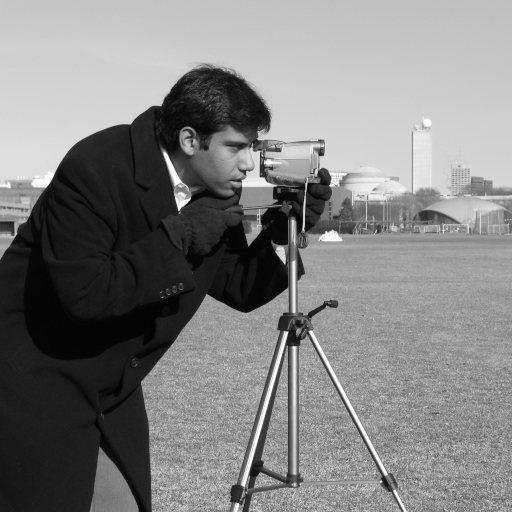
#> input picture skimage.data.camera(), 512 x 512 px
$ jupyter execute Praktikum_SubCPMK4_Perbaikan_Citra_mahasiswa.ipynb
#> lines starting #> are read from the running program, lines starting #| are printed output that depends on the picture
# Praktikum Pengolahan Citra Digital: Sub-CPMK 4
## Perbaikan Tampilan Citra dengan Transformasi Intensitas dan Histogram

Setelah praktikum ini, mahasiswa dapat mengenali masalah kecerahan atau kontras, mencoba gamma, histogram equalization, dan CLAHE, lalu memilih hasil berdasarkan bagian gambar yang ingin diperjelas.

**Pola kerja:** prediksi, jalankan, amati, lalu jelaskan.

## Aturan latihan

Latihan wajib mengulang langkah yang sudah didemonstrasikan. Mahasiswa hanya mengubah parameter yang ditandai. Penggunaan foto lain tersedia setelah latihan wajib selesai.

[cell 1]
from pathlib import Path
import cv2
import numpy as np
import matplotlib.pyplot as plt
from skimage import data

plt.rcParams["figure.dpi"] = 110
plt.rcParams["axes.titlesize"] = 11
print("OpenCV:", cv2.__version__)

[cell 2]
ASSET_DIR = Path("assets/subcpmk4")

def gamma_correction(image, gamma):
    normalized = image.astype(np.float32) / 255.0
    result = 255 * np.power(normalized, gamma)
    return np.clip(result, 0, 255).astype(np.uint8)

def pencahayaan_tidak_merata(image, kiri=0.30, kanan=1.08):
    h, w = image.shape
    gradient = np.tile(np.linspace(kiri, kanan, w, dtype=np.float32), (h, 1))
    return np.clip(image.astype(np.float32) * gradient, 0, 255).astype(np.uint8)

demo_path = ASSET_DIR / "demo_cahaya_tidak_merata.png"
latihan_path = ASSET_DIR / "latihan_cahaya_tidak_merata.png"

if demo_path.exists() and latihan_path.exists():
    demo = cv2.imread(str(demo_path), cv2.IMREAD_GRAYSCALE)
    latihan = cv2.imread(str(latihan_path), cv2.IMREAD_GRAYSCALE)
else:
    demo = pencahayaan_tidak_merata(data.camera().astype(np.uint8))
#> in pencahayaan_tidak_merata, `h, w = image.shape`: h = 512
    latihan = pencahayaan_tidak_merata(data.coins().astype(np.uint8), 0.35, 1.05)
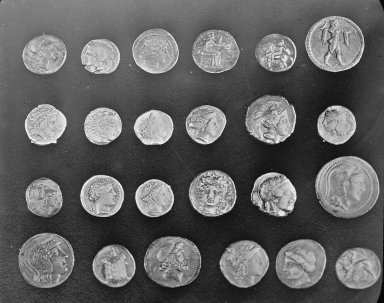
#> input picture skimage.data.coins(), 384 x 303 px

print("Demo:", demo.shape, demo.dtype)
#| Demo: (512, 512) uint8
print("Latihan:", latihan.shape, latihan.dtype)
#| Latihan: (303, 384) uint8

[cell 3]
def tampilkan(image, judul="Citra", ax=None):
    if ax is None:
        _, ax = plt.subplots(figsize=(5, 4))
    ax.imshow(image, cmap="gray", vmin=0, vmax=255)
    ax.set_title(judul)
    ax.axis("off")

def tampilkan_dengan_histogram(image, judul="Citra"):
#> called with judul = 'Citra demo'
    fig, ax = plt.subplots(1, 2, figsize=(10, 3.8))
    tampilkan(image, judul, ax[0])
    ax[1].hist(image.ravel(), 256, [0, 256], color="#153A70")
    ax[1].set_title("Histogram")
    ax[1].set_xlim(0, 255)
    ax[1].set_xlabel("Intensitas")
    ax[1].set_ylabel("Jumlah piksel")
    plt.tight_layout()
    plt.show()
#> figure, not shown here; panel 2: tallest bar 7206 high, from x = 10 to 11

def bandingkan(images, titles, figsize=(15, 4)):
    fig, axes = plt.subplots(1, len(images), figsize=figsize)
    for ax, image, title in zip(axes, images, titles):
        tampilkan(image, title, ax)
    plt.tight_layout()
    plt.show()

## 1. Diagnosis citra sebelum pengolahan

Perhatikan gambar dan histogram. Tentukan wilayah yang ingin diperjelas. Histogram menunjukkan distribusi intensitas, tetapi tidak menunjukkan posisi piksel.

[cell 4]
tampilkan_dengan_histogram(demo, "Citra demo")

**Prediksi sebelum lanjut:** jika semua piksel dibuat lebih terang, apa yang mungkin terjadi pada bagian yang sudah terang?

Jawaban yang diharapkan: nilai dapat mencapai 255 dan kehilangan perbedaan karena clipping.

[cell 5]
contoh = np.array([230, 250], dtype=np.int16)
setelah_tambah = np.clip(contoh + 40, 0, 255)
setelah_digelapkan = np.clip(setelah_tambah - 40, 0, 255)
print("Awal             :", contoh)
print("Tambah 40        :", setelah_tambah)
print("Kemudian kurangi :", setelah_digelapkan)

## 2. Transformasi intensitas singkat

Setiap piksel input `r` dipetakan menjadi output `s`. Negatif membalik terang dan gelap. Transformasi log menonjolkan perbedaan pada intensitas rendah. Keduanya menjadi pengantar sebelum eksperimen gamma.

[cell 6]
negatif = 255 - demo
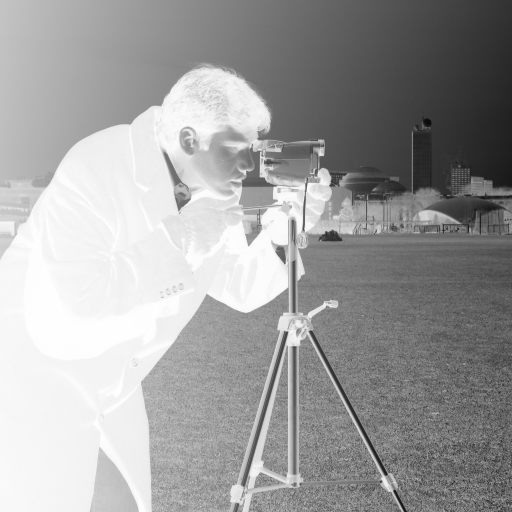
#> negatif: shape (512, 512); min 12, max 255, mean 158.8
c = 255 / np.log1p(255)
log_result = np.clip(c * np.log1p(demo.astype(np.float32)), 0, 255).astype(np.uint8)
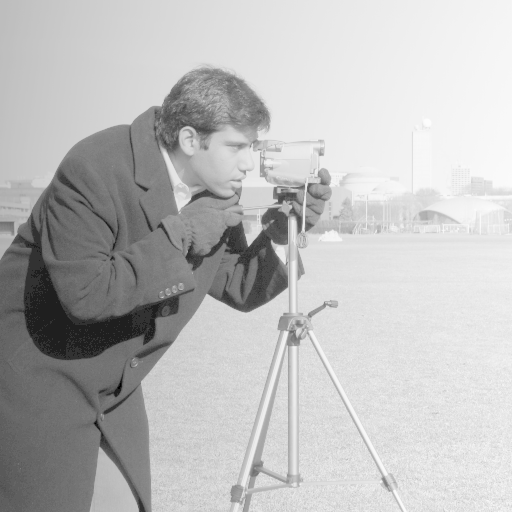
#> log_result: shape (512, 512); min 0, max 252, mean 188.4
bandingkan([demo, negatif, log_result], ["Asli", "Negatif", "Log"], figsize=(12, 4))
#> the loop in bandingkan, `for ax, image, title in zip(axes, images, titles):` made 3 passes
#> title on passes 1 to 3: 'Asli', 'Negatif', 'Log'

## 3. Gamma correction

Notebook ini memakai rumus `s = 255 × (r/255)^gamma`. Gamma di bawah 1 mencerahkan nilai tengah, gamma 1 mempertahankan citra, dan gamma di atas 1 menggelapkan.

**Prediksi dahulu:** dari gamma 0,5; 1; dan 2, mana yang paling mungkin memperjelas citra gelap?

[cell 7]
gamma_values = [0.5, 0.75, 1.0, 2.0]
gamma_images = [gamma_correction(demo, g) for g in gamma_values]
#> call 4 of gamma_correction, with gamma = 2
#> in gamma_correction (call 4), `result = 255 * np.power(normalized, gamma)`:
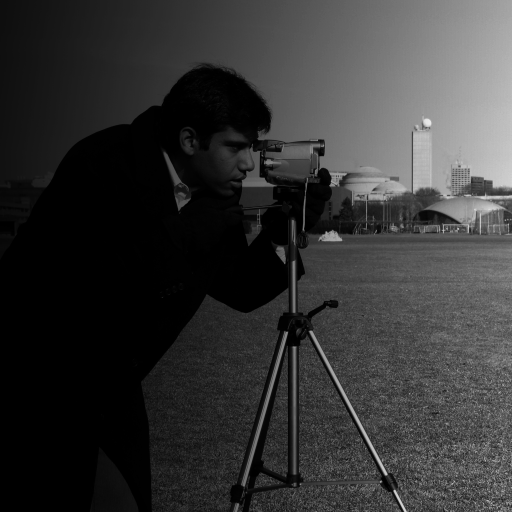
#> result: shape (512, 512) float32; min 0, max 231.6, mean 52.9
#> gamma_images = 4 items
bandingkan(gamma_images, [f"Gamma {g}" for g in gamma_values], figsize=(15, 4))
#> the loop in bandingkan (call 2), `for ax, image, title in zip(axes, images, titles):` made 4 passes
#> title on passes 1 to 4: 'Gamma 0.5', 'Gamma 0.75', 'Gamma 1.0', 'Gamma 2.0'

## 4. Histogram equalization global

Equalization global membentuk pemetaan dari histogram kumulatif seluruh citra. Metode ini dapat memperlebar rentang intensitas, tetapi satu pemetaan berlaku untuk seluruh lokasi.

[cell 8]
equalized_demo = cv2.equalizeHist(demo)
tampilkan_dengan_histogram(equalized_demo, "Equalization global")
#> call 2 of tampilkan_dengan_histogram, with judul = 'Equalization global'
#> in tampilkan_dengan_histogram (call 2), `plt.show()`:
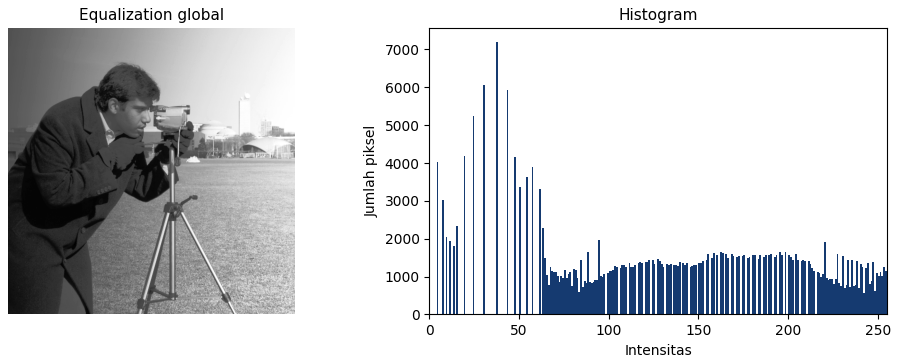
#> figure drawn by matplotlib, 2 panels; panel 2: tallest bar 7206 high, from x = 37 to 38

## 5. CLAHE

CLAHE bekerja pada pembagian wilayah citra dan membatasi penguatan kontras. `tileGridSize=(8, 8)` berarti citra dibagi menjadi delapan bagian pada setiap arah. Pada latihan utama, grid tetap dan hanya `clipLimit` yang diubah.

[cell 9]
clahe_results = []
clip_values = [1.0, 2.0, 4.0]
for clip in clip_values:
    operator = cv2.createCLAHE(clipLimit=clip, tileGridSize=(8, 8))
    clahe_results.append(operator.apply(demo))
#> after the loop, clahe_results = 3 items
bandingkan(clahe_results, [f"clipLimit {v}" for v in clip_values], figsize=(13, 4))
#> call 3 of bandingkan, with figsize = (13, 4)
#> the loop in bandingkan (call 3), `for ax, image, title in zip(axes, images, titles):` made 3 passes
#> title on passes 1 to 3: 'clipLimit 1.0', 'clipLimit 2.0', 'clipLimit 4.0'
#> in bandingkan (call 3), `plt.show()`:
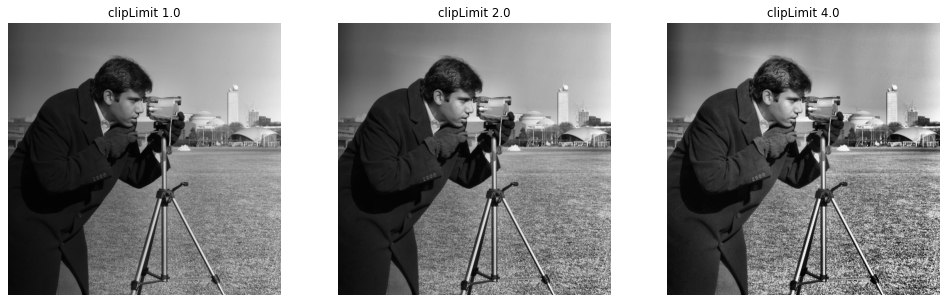
#> figure drawn by matplotlib, 3 panels

## 6. Perbandingan metode

Semua hasil berikut berasal dari citra input yang sama. Periksa area gelap, detail di area terang, dan derau yang ikut terlihat.

[cell 10]
# Tiga metode yang akan dibandingkan. Semua dihitung dari citra demo yang sama.
hasil_gamma = gamma_correction(demo, gamma=0.65)
hasil_equalization = cv2.equalizeHist(demo)

objek_clahe = cv2.createCLAHE(clipLimit=2.0, tileGridSize=(8, 8))
hasil_clahe = objek_clahe.apply(demo)
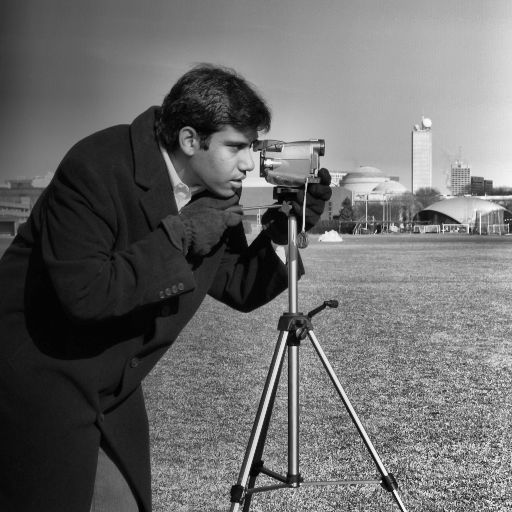
#> hasil_clahe: shape (512, 512); min 1, max 250, mean 106.2

bandingkan(
    [demo, hasil_gamma, hasil_equalization, hasil_clahe],
    ["Asli", "Gamma 0,65", "Equalization global", "CLAHE"],
    figsize=(16, 4)
)

## 7. Latihan wajib: ulangi demonstrasi

Gunakan citra `latihan`. Urutan dan kode sama dengan demonstrasi. Mahasiswa hanya memilih gamma dan `clipLimit` dari nilai yang tersedia.

[cell 11]
# LATIHAN WAJIB
# Ikuti langkah yang sama seperti demonstrasi. Ubah hanya nilai yang ditandai.

# 1. Coba tiga gamma yang sudah disediakan.
gamma_dicoba = [0.50, 0.70, 1.00]
hasil_gamma_latihan = [gamma_correction(latihan, g) for g in gamma_dicoba]
#> in gamma_correction (call 7), `result = 255 * np.power(normalized, gamma)`:
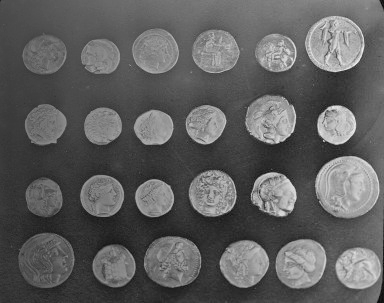
#> result: shape (303, 384) float32; min 5.27, max 241.5, mean 95.4
#> hasil_gamma_latihan = 3 items
bandingkan(
    [latihan] + hasil_gamma_latihan,
    ["Asli"] + [f"Gamma {g}" for g in gamma_dicoba],
    figsize=(15, 4)
)

# 2. Pilih satu gamma dari daftar di atas.
# TODO mahasiswa: ganti angka berikut dengan pilihanmu: 0.50, 0.70, atau 1.00.
gamma_pilihan = 0.70
hasil_gamma_pilihan = gamma_correction(latihan, gamma_pilihan)

# 3. Ulangi equalization global dan CLAHE seperti pada demonstrasi.
hasil_equalization_latihan = cv2.equalizeHist(latihan)
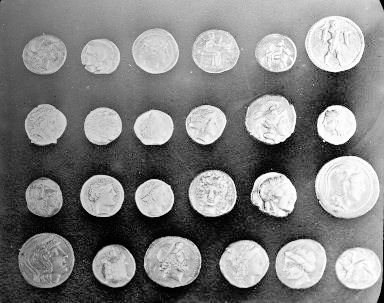
#> hasil_equalization_latihan: shape (303, 384); min 0, max 255, mean 128.8

# TODO mahasiswa: coba clipLimit 1.0 dan 2.0, lalu pilih salah satunya.
clip_pilihan = 2.0
clahe_latihan = cv2.createCLAHE(clipLimit=clip_pilihan, tileGridSize=(8, 8))
hasil_clahe_latihan = clahe_latihan.apply(latihan)
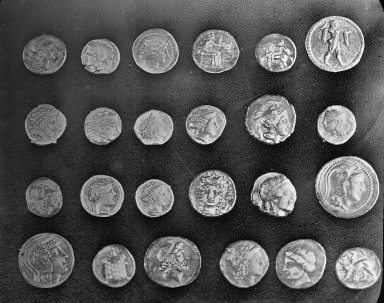
#> hasil_clahe_latihan: shape (303, 384); min 1, max 250, mean 85.3

# 4. Bandingkan seluruh hasil dari input yang sama.
bandingkan(
    [latihan, hasil_gamma_pilihan, hasil_equalization_latihan, hasil_clahe_latihan],
    ["Asli", f"Gamma {gamma_pilihan}", "Equalization", f"CLAHE {clip_pilihan}"],
    figsize=(16, 4)
)
